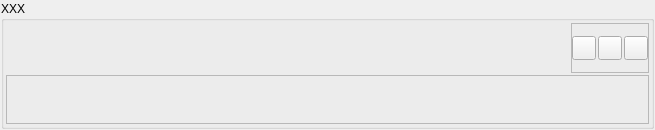
<?xml version="1.0" encoding="UTF-8"?>
<ui version="4.0">
 <class>Action_form</class>
 <widget class="QWidget" name="Action_form">
  <property name="geometry">
   <rect>
    <x>0</x>
    <y>0</y>
    <width>655</width>
    <height>130</height>
   </rect>
  </property>
  <property name="sizePolicy">
   <sizepolicy hsizetype="Minimum" vsizetype="Minimum">
    <horstretch>0</horstretch>
    <verstretch>0</verstretch>
   </sizepolicy>
  </property>
  <property name="minimumSize">
   <size>
    <width>0</width>
    <height>130</height>
   </size>
  </property>
  <property name="windowTitle">
   <string>Form</string>
  </property>
  <layout class="QVBoxLayout" name="verticalLayout">
   <property name="spacing">
    <number>2</number>
   </property>
   <property name="margin">
    <number>1</number>
   </property>
   <item>
    <widget class="QGroupBox" name="mainGB">
     <property name="minimumSize">
      <size>
       <width>0</width>
       <height>0</height>
      </size>
     </property>
     <property name="styleSheet">
      <string notr="true"/>
     </property>
     <property name="title">
      <string>XXX</string>
     </property>
     <layout class="QGridLayout" name="gridLayout">
      <property name="margin">
       <number>2</number>
      </property>
      <property name="spacing">
       <number>2</number>
      </property>
      <item row="0" column="1">
       <widget class="QFrame" name="cntsF">
        <property name="frameShape">
         <enum>QFrame::StyledPanel</enum>
        </property>
        <property name="frameShadow">
         <enum>QFrame::Raised</enum>
        </property>
        <layout class="QHBoxLayout" name="horizontalLayout_2">
         <property name="spacing">
          <number>2</number>
         </property>
         <property name="margin">
          <number>0</number>
         </property>
         <item>
          <widget class="QPushButton" name="downPB">
           <property name="minimumSize">
            <size>
             <width>24</width>
             <height>24</height>
            </size>
           </property>
           <property name="maximumSize">
            <size>
             <width>24</width>
             <height>24</height>
            </size>
           </property>
           <property name="styleSheet">
            <string notr="true">background-image: url(:/images/down.png);</string>
           </property>
           <property name="text">
            <string/>
           </property>
          </widget>
         </item>
         <item>
          <widget class="QPushButton" name="upPB">
           <property name="minimumSize">
            <size>
             <width>24</width>
             <height>24</height>
            </size>
           </property>
           <property name="maximumSize">
            <size>
             <width>24</width>
             <height>24</height>
            </size>
           </property>
           <property name="styleSheet">
            <string notr="true">background-image: url(:/images/up.png);</string>
           </property>
           <property name="text">
            <string/>
           </property>
          </widget>
         </item>
         <item>
          <widget class="QPushButton" name="closePB">
           <property name="minimumSize">
            <size>
             <width>24</width>
             <height>24</height>
            </size>
           </property>
           <property name="maximumSize">
            <size>
             <width>24</width>
             <height>24</height>
            </size>
           </property>
           <property name="styleSheet">
            <string notr="true">background-image: url(:/images/x.png);</string>
           </property>
           <property name="text">
            <string/>
           </property>
          </widget>
         </item>
        </layout>
       </widget>
      </item>
      <item row="0" column="0">
       <spacer name="horizontalSpacer">
        <property name="orientation">
         <enum>Qt::Horizontal</enum>
        </property>
        <property name="sizeHint" stdset="0">
         <size>
          <width>40</width>
          <height>20</height>
         </size>
        </property>
       </spacer>
      </item>
      <item row="1" column="0" colspan="2">
       <widget class="QFrame" name="customF">
        <property name="sizePolicy">
         <sizepolicy hsizetype="Preferred" vsizetype="Preferred">
          <horstretch>0</horstretch>
          <verstretch>0</verstretch>
         </sizepolicy>
        </property>
        <property name="frameShape">
         <enum>QFrame::StyledPanel</enum>
        </property>
        <property name="frameShadow">
         <enum>QFrame::Raised</enum>
        </property>
        <layout class="QVBoxLayout" name="verticalLayout_2"/>
       </widget>
      </item>
     </layout>
    </widget>
   </item>
  </layout>
 </widget>
 <resources>
  <include location="C:/Users/Marco/Desktop/masterReload.qrc"/>
 </resources>
 <connections/>
</ui>
